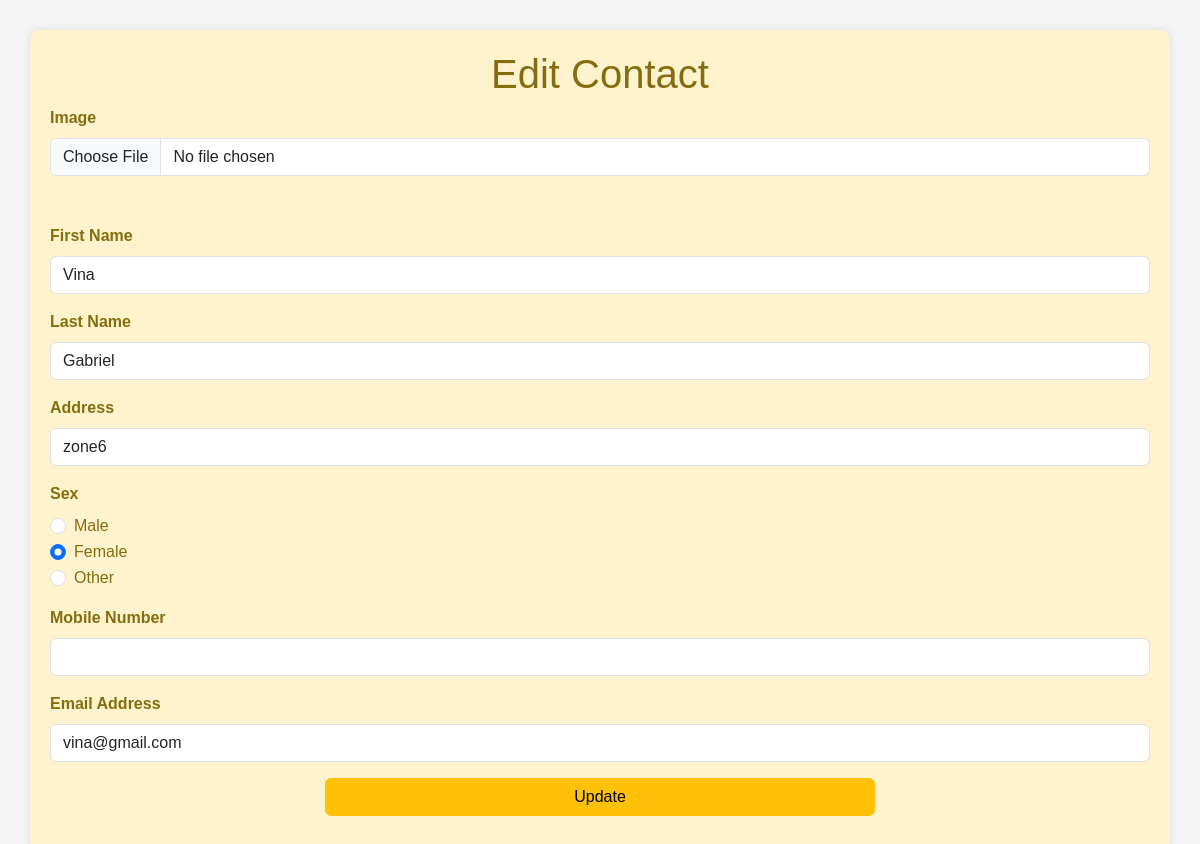
Page /edit.php?id=22 on the committed database.
### tables this page shows
CREATE TABLE `contactorg` (
  `userID` int(100) NOT NULL,
  `firstName` varchar(100) NOT NULL,
  `lastName` varchar(100) NOT NULL,
  `sex` varchar(100) NOT NULL,
  `address` varchar(100) NOT NULL,
  `mobileNum` int(100) NOT NULL,
  `email` varchar(100) NOT NULL,
  `image` varchar(100) NOT NULL
);

### edit.php (the view, shortened to what this page needs)
<!DOCTYPE html>
<html lang="en">
<head>
    <link href="https://cdn.jsdelivr.net/npm/bootstrap@5.3.2/dist/css/bootstrap.min.css" rel="stylesheet">
    <link rel="stylesheet" href="https://cdnjs.cloudflare.com/ajax/libs/font-awesome/5.15.3/css/all.min.css">
</head>
<body>
    <?php
    require 'config.php';
    $id = 0;
    if (isset($_GET['id'])) {
        $id = $_GET['id'];
    } else {
        header("Refresh:2;url=index.php");
    }
    $sql = "SELECT * FROM contactOrg WHERE userID=$id";
    $container = $conn->query($sql);
    if ($container->num_rows > 0) {
        $data = $container->fetch_assoc();
    } else {
        echo "Record not found.";
        exit;
    }
    ?>
    <div class="container bg-warning-subtle">
        <h1 class="center">Edit Contact</h1>
        <form action="edit.php" method="POST" enctype="multipart/form-data">
            <div class="mb-3">
                <div id="round" name="imgholder" class="mb-5">
                    <label for="picture" class="form-label">Image</label>
                    <input type="file" class="form-control" id="pic" name="pic" accept="image/jpeg, image/jpg, image/png">
                </div>
                <label for="firstname" class="form-label">First Name</label>
                <input type="text" class="form-control" id="firstName" name="firstName" value="<?php echo $data['firstName']; ?>" pattern="[A-Za-z]+" title="Please enter a valid first name (letters only)" required>
            </div>
            <div class="mb-3">
                <label for="lastname" class="form-label">Last Name</label>
                <input type="text" class="form-control" id="lastName" name="lastName" value="<?php echo $data['lastName']; ?>" pattern="[A-Za-z]+" title="Please enter a valid last name (letters only)" required>
            </div>
            <div class="mb-3">
                <label for="address" class="form-label">Address</label>
                <input type="text" class="form-control" id="address" name="address" value="<?php echo $data['address']; ?>" required>
            </div>
            <div class="mb-3">
                <label class="form-label">Sex</label><br>
                <div class="form-check">
                    <input class="form-check-input" type="radio" id="male" name="sex" value="Male" <?php if ($data['sex'] == 'Male') echo 'checked'; ?> required>
                    <label class="form-check-label" for="male">Male</label>
                </div>
                <div class="form-check">
                    <input class="form-check-input" type="radio" id="female" name="sex" value="Female" <?php if ($data['sex'] == 'Female') echo 'checked'; ?>>
                    <label class="form-check-label" for="female">Female</label>
                </div>
                <div class="form-check">
                    <input class="form-check-input" type="radio" id="other" name="sex" value="Other" <?php if ($data['sex'] == 'Other') echo 'checked'; ?>>
                    <label class="form-check-label" for="other">Other</label>
                </div>
            </div>
            <div class="mb-3">
                <label for="mobile" class="form-label">Mobile Number</label>
                <input type="number" class="form-control" id="mobileNum" name="mobileNum" value="<?php echo $data['mobileNumber']; ?>" required>
            </div>
            <div class="mb-3">
                <label for="email" class="form-label">Email Address</label>
                <input type="email" class="form-control" id="email" name="email" value="<?php echo $data['email']; ?>" required>
            </div>
            <div class="text-center">
                <button type="submit" class="btn btn-warning w-50 btn-update" name="update">Update</button>
            </div>
        </form>
    </div>
</body>
</html>

### edit.php (style rules this page uses)
body { background-color: #f5f5f5; }
.container { background-color: #fff; border-radius: 8px; padding: 20px; box-shadow: 0 0 10px rgba(0, 0, 0, 0.1); margin-top: 30px; }
h1 { font-family: Arial, sans-serif; color: #856d0f; }
.container { padding: 20px; border-radius: 10px; font-family: Arial, sans-serif; color: #856d0f; }
.form-label { font-weight: bold; }
.center { text-align: center; }
.form-check-label { font-weight: normal; }
.btn-update { margin-bottom: 20px; }

### rows in the picture
contactorg: firstName "Vina", lastName "Gabriel", address "zone6", sex "☐ Male", sex "☑ Female", sex "☐ Other", email "vina@gmail.com"
